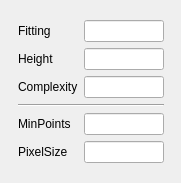
<?xml version="1.0" encoding="UTF-8"?>
<ui version="4.0">
 <class>WeightPanelManualClass</class>
 <widget class="QDialog" name="WeightPanelManualClass">
  <property name="geometry">
   <rect>
    <x>0</x>
    <y>0</y>
    <width>181</width>
    <height>183</height>
   </rect>
  </property>
  <property name="windowTitle">
   <string>Weight Panel</string>
  </property>
  <layout class="QGridLayout" name="gridLayout_3">
   <item row="0" column="0">
    <spacer name="horizontalSpacer_3">
     <property name="orientation">
      <enum>Qt::Horizontal</enum>
     </property>
     <property name="sizeHint" stdset="0">
      <size>
       <width>0</width>
       <height>0</height>
      </size>
     </property>
    </spacer>
   </item>
   <item row="0" column="1">
    <layout class="QVBoxLayout" name="verticalLayout">
     <item>
      <layout class="QGridLayout" name="gridLayout">
       <item row="0" column="0">
        <widget class="QLabel" name="label_4">
         <property name="text">
          <string>Fitting</string>
         </property>
        </widget>
       </item>
       <item row="0" column="1">
        <widget class="QLineEdit" name="lineEditFitting">
         <property name="minimumSize">
          <size>
           <width>80</width>
           <height>0</height>
          </size>
         </property>
         <property name="maximumSize">
          <size>
           <width>80</width>
           <height>16777215</height>
          </size>
         </property>
         <property name="alignment">
          <set>Qt::AlignCenter</set>
         </property>
        </widget>
       </item>
       <item row="1" column="0">
        <widget class="QLabel" name="label_5">
         <property name="text">
          <string>Height</string>
         </property>
        </widget>
       </item>
       <item row="1" column="1">
        <widget class="QLineEdit" name="lineEditHeight">
         <property name="minimumSize">
          <size>
           <width>0</width>
           <height>0</height>
          </size>
         </property>
         <property name="maximumSize">
          <size>
           <width>80</width>
           <height>16777215</height>
          </size>
         </property>
         <property name="alignment">
          <set>Qt::AlignCenter</set>
         </property>
        </widget>
       </item>
       <item row="2" column="0">
        <widget class="QLabel" name="label_6">
         <property name="text">
          <string>Complexity</string>
         </property>
        </widget>
       </item>
       <item row="2" column="1">
        <widget class="QLineEdit" name="lineEditComplexity">
         <property name="minimumSize">
          <size>
           <width>0</width>
           <height>0</height>
          </size>
         </property>
         <property name="maximumSize">
          <size>
           <width>80</width>
           <height>16777215</height>
          </size>
         </property>
         <property name="alignment">
          <set>Qt::AlignCenter</set>
         </property>
        </widget>
       </item>
      </layout>
     </item>
     <item>
      <widget class="Line" name="line">
       <property name="orientation">
        <enum>Qt::Horizontal</enum>
       </property>
      </widget>
     </item>
     <item>
      <layout class="QGridLayout" name="gridLayout_2">
       <item row="0" column="0">
        <widget class="QLabel" name="label_7">
         <property name="text">
          <string>MinPoints</string>
         </property>
        </widget>
       </item>
       <item row="0" column="1">
        <widget class="QLineEdit" name="lineEditMinPoints">
         <property name="maximumSize">
          <size>
           <width>80</width>
           <height>16777215</height>
          </size>
         </property>
         <property name="alignment">
          <set>Qt::AlignCenter</set>
         </property>
        </widget>
       </item>
       <item row="1" column="0">
        <widget class="QLabel" name="label_3">
         <property name="text">
          <string>PixelSize</string>
         </property>
        </widget>
       </item>
       <item row="1" column="1">
        <widget class="QLineEdit" name="lineEditPixelSize">
         <property name="maximumSize">
          <size>
           <width>80</width>
           <height>16777215</height>
          </size>
         </property>
         <property name="alignment">
          <set>Qt::AlignCenter</set>
         </property>
        </widget>
       </item>
      </layout>
     </item>
    </layout>
   </item>
   <item row="0" column="2">
    <spacer name="horizontalSpacer_4">
     <property name="orientation">
      <enum>Qt::Horizontal</enum>
     </property>
     <property name="sizeHint" stdset="0">
      <size>
       <width>0</width>
       <height>0</height>
      </size>
     </property>
    </spacer>
   </item>
   <item row="1" column="1">
    <spacer name="verticalSpacer">
     <property name="orientation">
      <enum>Qt::Vertical</enum>
     </property>
     <property name="sizeType">
      <enum>QSizePolicy::Minimum</enum>
     </property>
     <property name="sizeHint" stdset="0">
      <size>
       <width>0</width>
       <height>0</height>
      </size>
     </property>
    </spacer>
   </item>
  </layout>
 </widget>
 <layoutdefault spacing="6" margin="11"/>
 <resources/>
 <connections/>
</ui>
